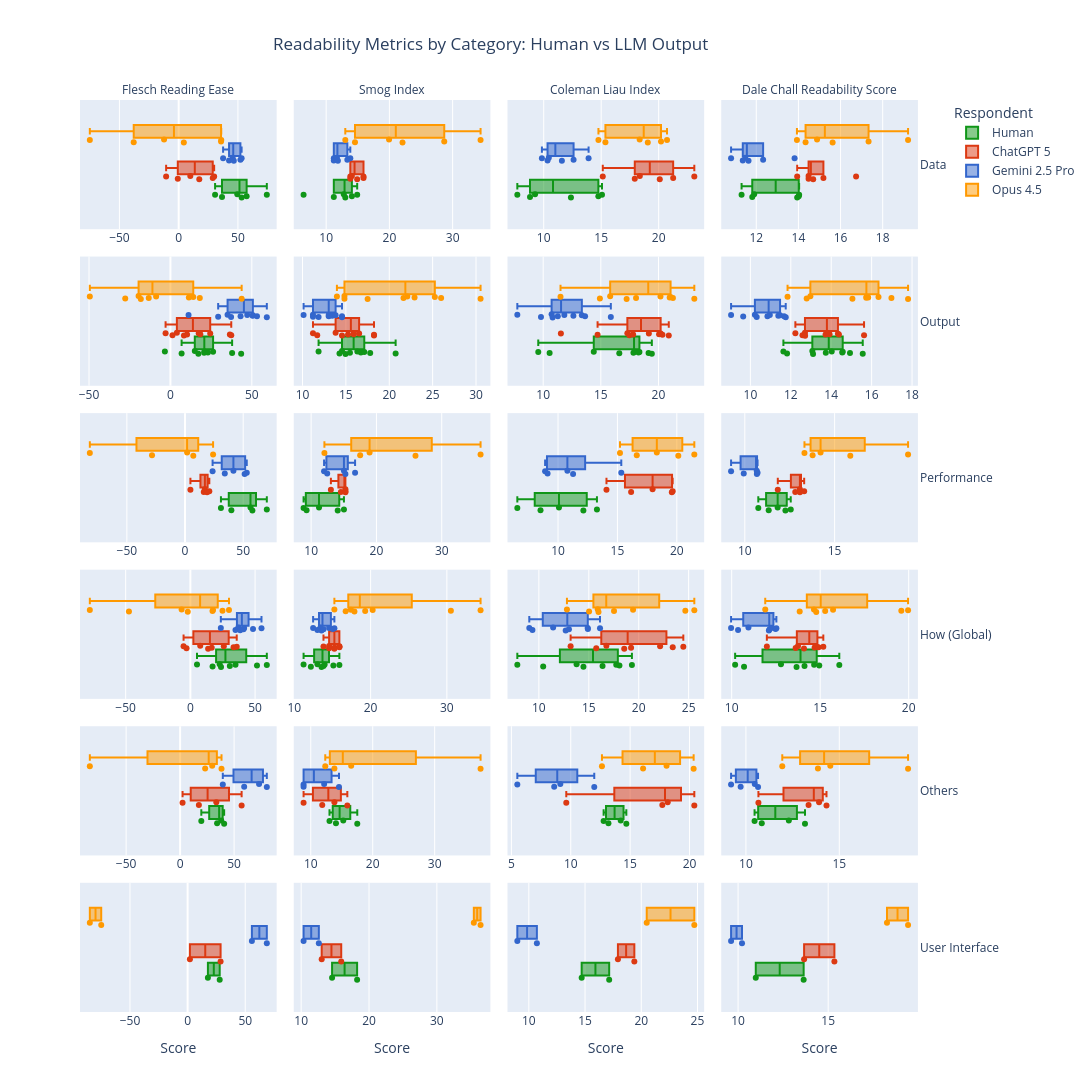

Notebook cell for this chart:
### Code cell
# Facet by category and metric
plot_metrics = ["flesch_reading_ease", "smog_index", "coleman_liau_index", "dale_chall_readability_score"]
fig = px.box(
    to_plot[to_plot["metric"].isin(plot_metrics)], 
    # to_plot[to_plot["category"].isin(["Data", "Output"])], 
    x = "Score", color = "Respondent", points = "all", 
    facet_row = "category", facet_col = "metric", 
    title = "Readability Metrics by Category: Human vs LLM Output",
    color_discrete_map = colour_mapping,
    height = 1200, width = 1200
#  , template = "simple_white"
    ).update_layout(title_x = 0.25).update_xaxes(matches = None).update_yaxes(tickangle = 45)

for annotation in fig["layout"]["annotations"]: 
    annotation["textangle"] = 0

fig.for_each_annotation(lambda a: a.update(text = a.text.split("=")[1].replace("_", " ").title()))
fig.for_each_xaxis(lambda xaxis: xaxis.update(showticklabels = True))
fig.show()
